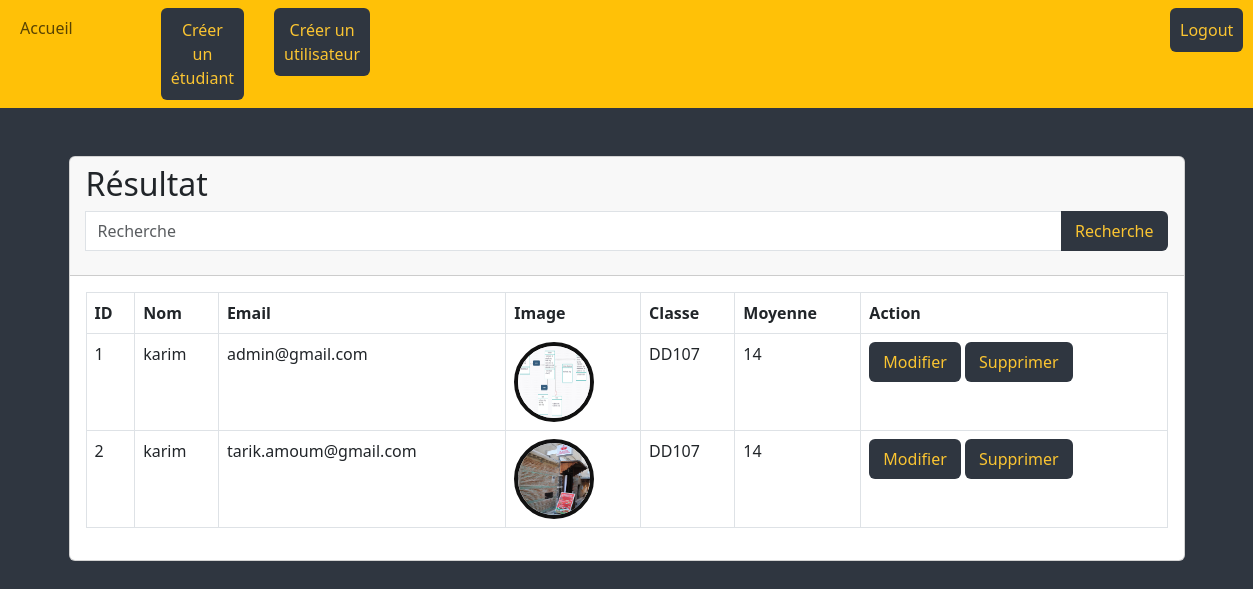
The page /search.php (signed in) on the database its author committed.
### tables this page shows
CREATE TABLE `etudiant` (
  `id` int(11) NOT NULL,
  `nom` varchar(30) NOT NULL,
  `email` varchar(50) NOT NULL,
  `image_path` varchar(255) NOT NULL,
  `Classe` varchar(30) NOT NULL,
  `Moyenne` varchar(30) NOT NULL
);

### search.php (the view, shortened to what this page needs)
<?php
require 'db.php';
$res = isset($_GET['q']) ? $_GET['q'] : '';
$sql = 'SELECT * FROM etudiant WHERE nom LIKE :res OR email LIKE :res ORDER BY nom';
$statement = $connection->prepare($sql);
$statement->execute([':res'=> '%'.$res.'%']);
$etudiant = $statement->fetchAll(PDO::FETCH_OBJ);
?>
<?php require 'header.php'; ?>
<div class="container">
    <div class="card mt-5">
        <div class="card-header">
            <h2>Résultat</h2>
            <form action="search.php" method="get">
                <div class="input-group mb-3">
                    <input type="text" id="search-query" class="form-control" name="q" placeholder="Recherche" aria-label="Recherche">
                    <button type="submit" class="btn btn-primary">Recherche</button>
                </div>
            </form>
        </div>
        <div class="card-body">
            <table class="table table-bordered">
                <tr>
                    <th>ID</th>
                    <th>Nom</th>
                    <th>Email</th>
                    <th>Image</th>
                    <th>Classe</th>
                    <th>Moyenne</th>
                    <th>Action</th>
                </tr>
                <?php foreach ($etudiant as $person) : ?>
                    <tr>
                        <td><?= $person->id; ?></td>
                        <td><?= $person->nom; ?></td>
                        <td><?= $person->email; ?></td>
                        <td><img src="<?= $person->image_path; ?>" width="80px" height="80px" style="border-radius: 50%;border:solid 4px #111;"></td>
                        <td><?= $person->Classe; ?></td>
                        <td><?= $person->Moyenne; ?></td>
                        <td>
                            <a href="edit.php?id=<?= $person->id ?>" class="btn btn-success">Modifier</a>
                            <a onclick="return confirm('Êtes-vous sûr de vouloir supprimer cet enregistrement?')" href="delete.php?id=<?= $person->id ?>" class='btn btn-danger'>Supprimer
                            </a>
                        </td>
                    </tr>
                <?php endforeach; ?>
            </table>
        </div>
    </div>
</div>

### header.php (style rules this page uses)
.btn { background-color: #2f3640 !important; color: #fbc531 !important; border: solid 2px transparent; transition: 0.5s; }
a { color: #2f3640; }

### rows shown on the page
etudiant: id "1", nom "karim", email "admin@gmail.com", image_path (picture), Classe "DD107", Moyenne "14"
etudiant: id "2", nom "karim", email "tarik.amoum@gmail.com", image_path (picture), Classe "DD107", Moyenne "14"
